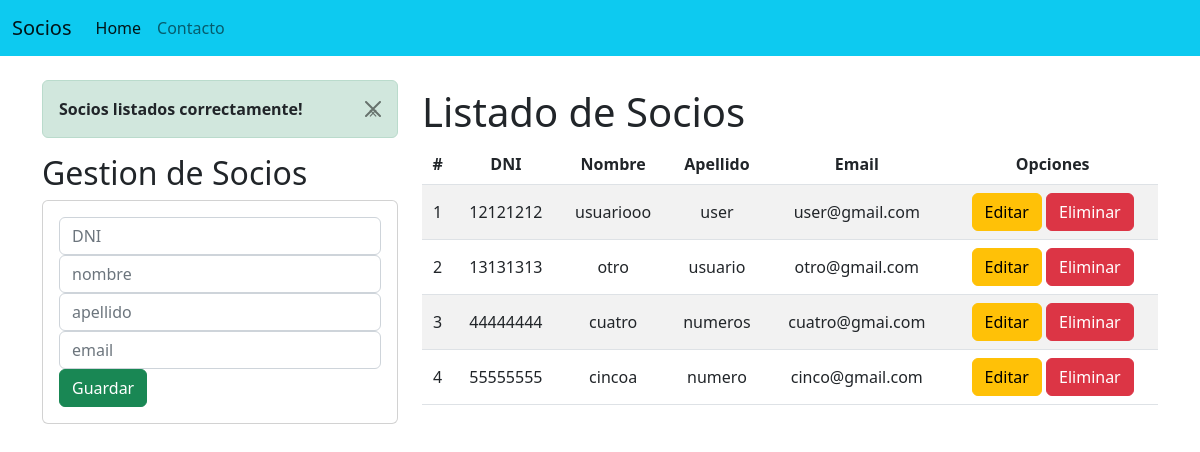
The page / on the database its author committed.
### Aplicaciones/Socios/models.py (models this page shows, shortened)
class Socio(models.Model):
    dni = models.CharField(max_length=8, primary_key=True)
    nombre = models.CharField(max_length=50)
    apellido = models.CharField(max_length=50)
    email = models.EmailField()

### Aplicaciones/Socios/views.py (the view)
# urls.py: path('', views.home),
def home(request):
    sociosListados = Socio.objects.all()                        #? Trae todos los socios de la base de datos
    messages.success(request, 'Socios listados correctamente!')  #? Muestra un mensaje de exito
    return render(request, 'gestionSocios.html', {'socios': sociosListados})    #? Renderiza la vista gestionSocios.html y le pasa como parametro la lista de socios

### Aplicaciones/Socios/templates/gestionSocios.html (shortened to what this page needs)
{% extends "./base.html" %}
{% block body %}
    <div class="row">
        <div class="col-sm-12 col-md-6 col-lg-4 col-xl-4">
            {% if messages %}
                {% for message in messages %}
                    <div class="alert alert-success alert-dismissible fade show">
                        <button type="button" class="btn-close" data-bs-dismiss="alert" aria-label="Close">&times;</button>
                        <strong class="text-dark">{{message}}</strong>
                    </div>
                {% endfor %}
            {% endif %}
            <h2>Gestion de Socios</h2>
            <div class="card">
                <div class="card-body">
                    <form action="/registrarSocio/" method="POST">{% csrf_token %}
                        <div class="form-group">
                            <input type="text" id="txtdni" name="txtdni" class="form-control" placeholder="DNI" required>
                        </div>
                        <div class="form-group">
                            <input type="text" id="txtnombre" name="txtnombre" class="form-control" placeholder="nombre" required>
                        </div>
                        <div class="form-group">
                            <input type="text" id="txtapellido" name="txtapellido" class="form-control" placeholder="apellido" required>
                        </div>
                        <div class="form-group">
                            <input type="text" id="txtemail" name="txtemail" class="form-control" placeholder="email" required>
                        </div>
                        <div class="form-group">
                            <button type="submit" class="btn btn-success btn-block text-white">Guardar</button>
                        </div>
                    </form>
                </div>
            </div>
        </div>
        <div class="col-sm-12 col-md-6 col-lg-8 col-xl-8">
            <div class="table-resoponsive py-2">
                <h1>Listado de Socios</h1>
                <table class="table table-striped">
                    <thead>
                        <tr>
                            <th>#</th>
                            <th>DNI</th>
                            <th>Nombre</th>
                            <th>Apellido</th>
                            <th>Email</th>
                            <th colspan="2">Opciones</th>
                        </tr>
                    </thead>
                    <tbody>
                        {% for s in socios %}
                            <tr>
                                <td>{{ forloop.counter }}</td>
                                <td>{{ s.dni }}</td>
                                <td>{{ s.nombre }}</td>
                                <td>{{ s.apellido }}</td>
                                <td>{{ s.email }}</td>
                                <td>
                                    <a href="edicionSocio/{{s.dni}}" class="btn btn-warning">Editar</a>
                                    <a href="eliminarSocio/{{s.dni}}" class="btn btn-danger btnEliminacion">Eliminar</a>
                                </td>
                            </tr>
                        {% endfor %}
                    </tbody>
                </table>
            </div>
        </div>
    </div>
{% endblock %}

### Aplicaciones/Socios/templates/base.html (shortened to what this page needs)
<!DOCTYPE html>
<html lang="en">
<head>
    {% load static %}
    <link href="https://cdn.jsdelivr.net/npm/bootstrap@5.2.3/dist/css/bootstrap.min.css" rel="stylesheet">
    <link rel="stylesheet" href="{% static 'css/gestionSocios.css' %}">
  </head>
<body>
    <nav class="navbar navbar-expand-lg bg-info">
        <div class="container-fluid">
          <a class="navbar-brand" href="#">Socios</a>
          <div class="collapse navbar-collapse" id="navbarNav">
            <ul class="navbar-nav">
              <li class="nav-item">
                <a class="nav-link active" aria-current="page" href="#">Home</a>
              </li>
              <li class="nav-item">
                <a class="nav-link" href="#">Contacto</a>
            </ul>
          </div>
        </div>
      </nav>
    <div class="container py-4">
        {% block body %}
        {% endblock %}
    </div>
</body>
</html>

### Aplicaciones/Socios/static/css/gestionSocios.css (style rules this page uses)
th, td { text-align: center; vertical-align: middle; }

### rows shown on the page
Socio: dni "12121212", nombre "usuariooo", apellido "user", email "user@gmail.com"
Socio: dni "13131313", nombre "otro", apellido "usuario", email "otro@gmail.com"
Socio: dni "44444444", nombre "cuatro", apellido "numeros", email "cuatro@gmai.com"
Socio: dni "55555555", nombre "cincoa", apellido "numero", email "cinco@gmail.com"

### other values the page prints
{{ message }} "Socios listados correctamente!"
